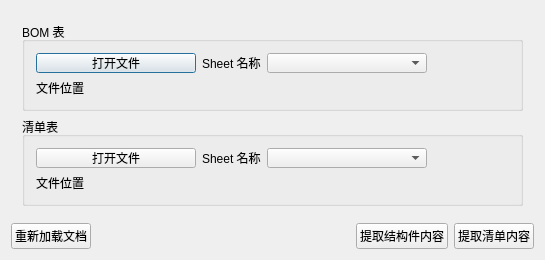
<?xml version="1.0" encoding="UTF-8"?>
<ui version="4.0">
 <class>Dialog</class>
 <widget class="QDialog" name="Dialog">
  <property name="geometry">
   <rect>
    <x>0</x>
    <y>0</y>
    <width>545</width>
    <height>260</height>
   </rect>
  </property>
  <property name="sizePolicy">
   <sizepolicy hsizetype="Preferred" vsizetype="Minimum">
    <horstretch>0</horstretch>
    <verstretch>0</verstretch>
   </sizepolicy>
  </property>
  <property name="minimumSize">
   <size>
    <width>0</width>
    <height>260</height>
   </size>
  </property>
  <property name="maximumSize">
   <size>
    <width>16777215</width>
    <height>260</height>
   </size>
  </property>
  <property name="windowTitle">
   <string>双清单生成工具</string>
  </property>
  <layout class="QVBoxLayout" name="verticalLayout_2">
   <item>
    <widget class="QWidget" name="widget" native="true">
     <layout class="QVBoxLayout" name="verticalLayout">
      <item>
       <widget class="QGroupBox" name="groupBox">
        <property name="title">
         <string>BOM 表</string>
        </property>
        <layout class="QGridLayout" name="gridLayout">
         <item row="0" column="2">
          <widget class="QLabel" name="label_2">
           <property name="enabled">
            <bool>true</bool>
           </property>
           <property name="sizePolicy">
            <sizepolicy hsizetype="Fixed" vsizetype="Fixed">
             <horstretch>0</horstretch>
             <verstretch>0</verstretch>
            </sizepolicy>
           </property>
           <property name="text">
            <string>Sheet 名称</string>
           </property>
          </widget>
         </item>
         <item row="1" column="0">
          <widget class="QLabel" name="label_4">
           <property name="text">
            <string>文件位置</string>
           </property>
          </widget>
         </item>
         <item row="0" column="0" colspan="2">
          <widget class="QPushButton" name="btn_openbom">
           <property name="sizePolicy">
            <sizepolicy hsizetype="Minimum" vsizetype="Fixed">
             <horstretch>0</horstretch>
             <verstretch>0</verstretch>
            </sizepolicy>
           </property>
           <property name="minimumSize">
            <size>
             <width>160</width>
             <height>0</height>
            </size>
           </property>
           <property name="maximumSize">
            <size>
             <width>160</width>
             <height>16777215</height>
            </size>
           </property>
           <property name="text">
            <string>打开文件</string>
           </property>
          </widget>
         </item>
         <item row="1" column="1" colspan="4">
          <widget class="QLabel" name="lb_pathbom">
           <property name="text">
            <string/>
           </property>
          </widget>
         </item>
         <item row="0" column="3">
          <widget class="QComboBox" name="cmb_sheetbom">
           <property name="enabled">
            <bool>true</bool>
           </property>
           <property name="sizePolicy">
            <sizepolicy hsizetype="Fixed" vsizetype="Fixed">
             <horstretch>0</horstretch>
             <verstretch>0</verstretch>
            </sizepolicy>
           </property>
           <property name="minimumSize">
            <size>
             <width>160</width>
             <height>0</height>
            </size>
           </property>
           <property name="maximumSize">
            <size>
             <width>160</width>
             <height>16777215</height>
            </size>
           </property>
          </widget>
         </item>
        </layout>
       </widget>
      </item>
      <item>
       <widget class="QGroupBox" name="groupBox_2">
        <property name="title">
         <string>清单表</string>
        </property>
        <layout class="QGridLayout" name="gridLayout_2">
         <item row="0" column="3">
          <widget class="QComboBox" name="cmb_sheetmat">
           <property name="enabled">
            <bool>true</bool>
           </property>
           <property name="sizePolicy">
            <sizepolicy hsizetype="Fixed" vsizetype="Fixed">
             <horstretch>0</horstretch>
             <verstretch>0</verstretch>
            </sizepolicy>
           </property>
           <property name="minimumSize">
            <size>
             <width>160</width>
             <height>0</height>
            </size>
           </property>
           <property name="maximumSize">
            <size>
             <width>160</width>
             <height>16777215</height>
            </size>
           </property>
          </widget>
         </item>
         <item row="0" column="2">
          <widget class="QLabel" name="label_5">
           <property name="sizePolicy">
            <sizepolicy hsizetype="Fixed" vsizetype="Fixed">
             <horstretch>0</horstretch>
             <verstretch>0</verstretch>
            </sizepolicy>
           </property>
           <property name="text">
            <string>Sheet 名称</string>
           </property>
          </widget>
         </item>
         <item row="0" column="0" colspan="2">
          <widget class="QPushButton" name="btn_openmat">
           <property name="sizePolicy">
            <sizepolicy hsizetype="Minimum" vsizetype="Fixed">
             <horstretch>0</horstretch>
             <verstretch>0</verstretch>
            </sizepolicy>
           </property>
           <property name="minimumSize">
            <size>
             <width>160</width>
             <height>0</height>
            </size>
           </property>
           <property name="maximumSize">
            <size>
             <width>160</width>
             <height>16777215</height>
            </size>
           </property>
           <property name="text">
            <string>打开文件</string>
           </property>
          </widget>
         </item>
         <item row="1" column="1" colspan="4">
          <widget class="QLabel" name="lb_pathmat">
           <property name="text">
            <string/>
           </property>
          </widget>
         </item>
         <item row="1" column="0">
          <widget class="QLabel" name="label_8">
           <property name="text">
            <string>文件位置</string>
           </property>
          </widget>
         </item>
        </layout>
       </widget>
      </item>
     </layout>
    </widget>
   </item>
   <item>
    <layout class="QHBoxLayout" name="horizontalLayout">
     <item>
      <widget class="QPushButton" name="btn_refresh">
       <property name="sizePolicy">
        <sizepolicy hsizetype="Minimum" vsizetype="Minimum">
         <horstretch>0</horstretch>
         <verstretch>0</verstretch>
        </sizepolicy>
       </property>
       <property name="text">
        <string>重新加载文档</string>
       </property>
      </widget>
     </item>
     <item>
      <spacer name="horizontalSpacer_3">
       <property name="orientation">
        <enum>Qt::Horizontal</enum>
       </property>
       <property name="sizeHint" stdset="0">
        <size>
         <width>343</width>
         <height>20</height>
        </size>
       </property>
      </spacer>
     </item>
     <item>
      <widget class="QPushButton" name="btn_str">
       <property name="sizePolicy">
        <sizepolicy hsizetype="Minimum" vsizetype="Minimum">
         <horstretch>0</horstretch>
         <verstretch>0</verstretch>
        </sizepolicy>
       </property>
       <property name="text">
        <string>提取结构件内容</string>
       </property>
      </widget>
     </item>
     <item>
      <widget class="QPushButton" name="btn_comp">
       <property name="sizePolicy">
        <sizepolicy hsizetype="Minimum" vsizetype="Minimum">
         <horstretch>0</horstretch>
         <verstretch>0</verstretch>
        </sizepolicy>
       </property>
       <property name="text">
        <string>提取清单内容</string>
       </property>
      </widget>
     </item>
    </layout>
   </item>
  </layout>
 </widget>
 <layoutdefault spacing="6" margin="11"/>
 <resources/>
 <connections/>
</ui>
